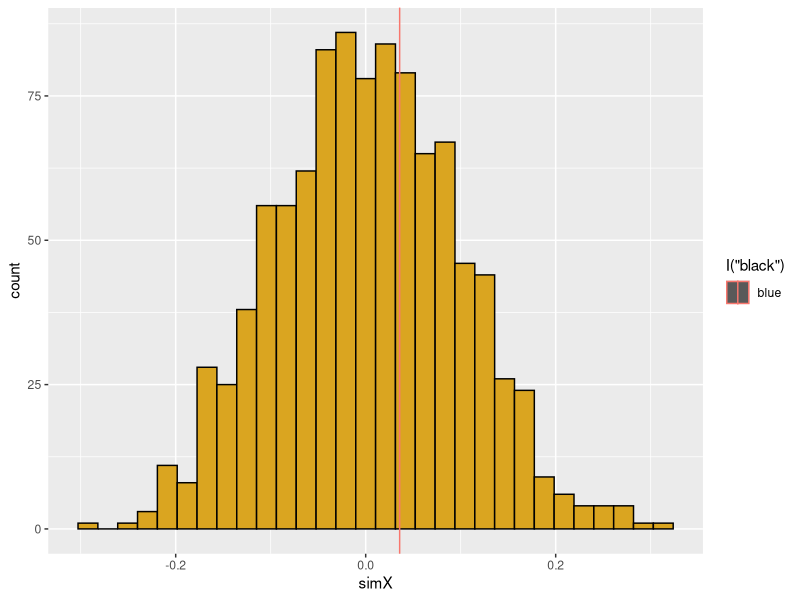

The R source for this figure:
## ---- chunk 1
vec1 <- c(0,5,1,2,4,5,6,8,9,0,7,6,4,3,0)
counter <- 0

for (i in seq_along(vec1)) {
  
  if(vec1[i] == 0) 
  {counter <- counter + 1
  }

}
print(counter)
## ---- chunk 2
y <- sum(vec1 == 0)
print(y)
## ---- chunk 3
xVar <- 12
yVar <- 9

##############################################################
# FUNCTION:Crreate Matrix (dMat)
# INPUTS:integer values for matrix dimensions
# OUTPUTS:matrix
#-------------------------------------------------------------
dMat <- function(x = round(xVar), y = round(yVar)){
  m <- matrix(nrow = x, ncol = y, byrow = TRUE)
  for (i in 1:nrow(m)) {
    for (j in 1:ncol(m)) {
      m[i,j] <- i*j
      
    }
    
  }
  return(print(m))
}
  
#-------------------------------------------------------------
dMat()  
## ---- chunk 4
library(ggplot2)
library(TeachingDemos)
char2seed("Autumn Leaves")
################Read in data##################################
# FUNCTION:readData (Simulate data)
# INPUTS: Treatments and Responses
############### xObs = Temperature and yObs = WUE#############
# OUTPUTS:data.frame
#-----------------------


readData <- function(mean1=15,mean2=0.45,n1=100,n2=100,sd1=0.10,sd2=0.10) {
                  xObs <- rnorm(mean=mean1,n=n1,sd=sd1)
                  yObs <- rnorm(mean=mean2,n=n2,sd=sd2)
                  dF <- data.frame(ID=seq_along(xObs),xObs,yObs)
                   # set up data frame                 

######print(qplot(x=xObs,y=yObs)) # peek at input data

  return(dF)
}


#####################Calculate Metric#############################
# function: getMetric
# calculate metric for randomization test
# input: 2-column data frame for regression
# output: regression slope
#------------------------------------------------- 
df<-readData()

# linear regression between temperature and WUE
getMetric <- function(z=df) {
                  
. <- lm(z[,3]~z[,2])
. <- summary(.)
. <- .$coefficients[2,1]

slope <- .

return(slope)
}

#------------------------------------------------------------------



####################Create randomization##############################
# function: shuffleData
# randomize data for regression analysis
# input: 3-column data frame (ID,xVar,yVar)
# output: 3-column data frame (ID,xVar,yVar)
#------------------------------------------------- 
df<-readData()


shuffleData <- function(z=df) {
                z[,3] <- sample(z[,3]) # use sample function with defaults to reshuffle column

return(z)
}
#---------------------------------------------------------------------


#################Calculate p value from simulated metrics####################
# function: getPVal
# calculate p value from simulation
# input: list of observed metric, and vector of simulated metrics
# output: lower, upper tail probability values
#------------------------------------------------- 



getPVal <- function(z=df) {
                      pLower <- mean(z[[2]]<=z[[1]])
                      pUpper <- mean(z[[2]]>=z[[1]])
return(c(pL=pLower,pU=pUpper))
                    }

getPVal()


############Create histogram of simulated and observed metric################
# function: plotRanTest
# create ggplot of histogram of simulated values
# input: list of observed metric and vector of simulated metrics
# output: saved ggplot graph
#------------------------------------------------- 
plotRanTest <- function(z=df) {
dF <- data.frame(ID=seq_along(z[[2]]),simX=z[[2]])
p1 <- ggplot(data=dF,mapping=aes(x=simX))
p1 + geom_histogram(mapping=aes(fill=I("goldenrod"),color=I("black"))) +
geom_vline(aes(xintercept=z[[1]],col="blue")) 

                  }
#----------------------------------------------------------------------------

# Performing the randomisation test
nSim <- 1000
Xsim <- rep(NA,nSim) # vector of simulated slopes
dF <- readData()
Xobs <- getMetric(dF)

for (i in seq_len(nSim)) {
Xsim[i] <- getMetric(shuffleData(dF))
}

slopes <- list(Xobs,Xsim)
getPVal(slopes)

plotRanTest(slopes)


## ---- chunk 5
# data used for hypothesis testing
n <- 1000 
WUE <- rnorm(n, mean=0.45,sd=0.20)
temp <- rnorm(n, mean=15,sd=0.10) 
ID <- seq_len(n)
expData <- data.frame(ID,temp,WUE)
expModel <- lm(WUE~temp, data = expData)
print(expModel)


lReg <- summary(expModel) 
pVal <- lReg$coefficients[2,4]  
pVal
    
# The p-value thus generated was not significant enough to denote that a change in temperature affects the water use efficiency, which was the initial hypothesis for the experiment. The randomisation tests also gives a similar result, confirming the validity of the hypothesis.
